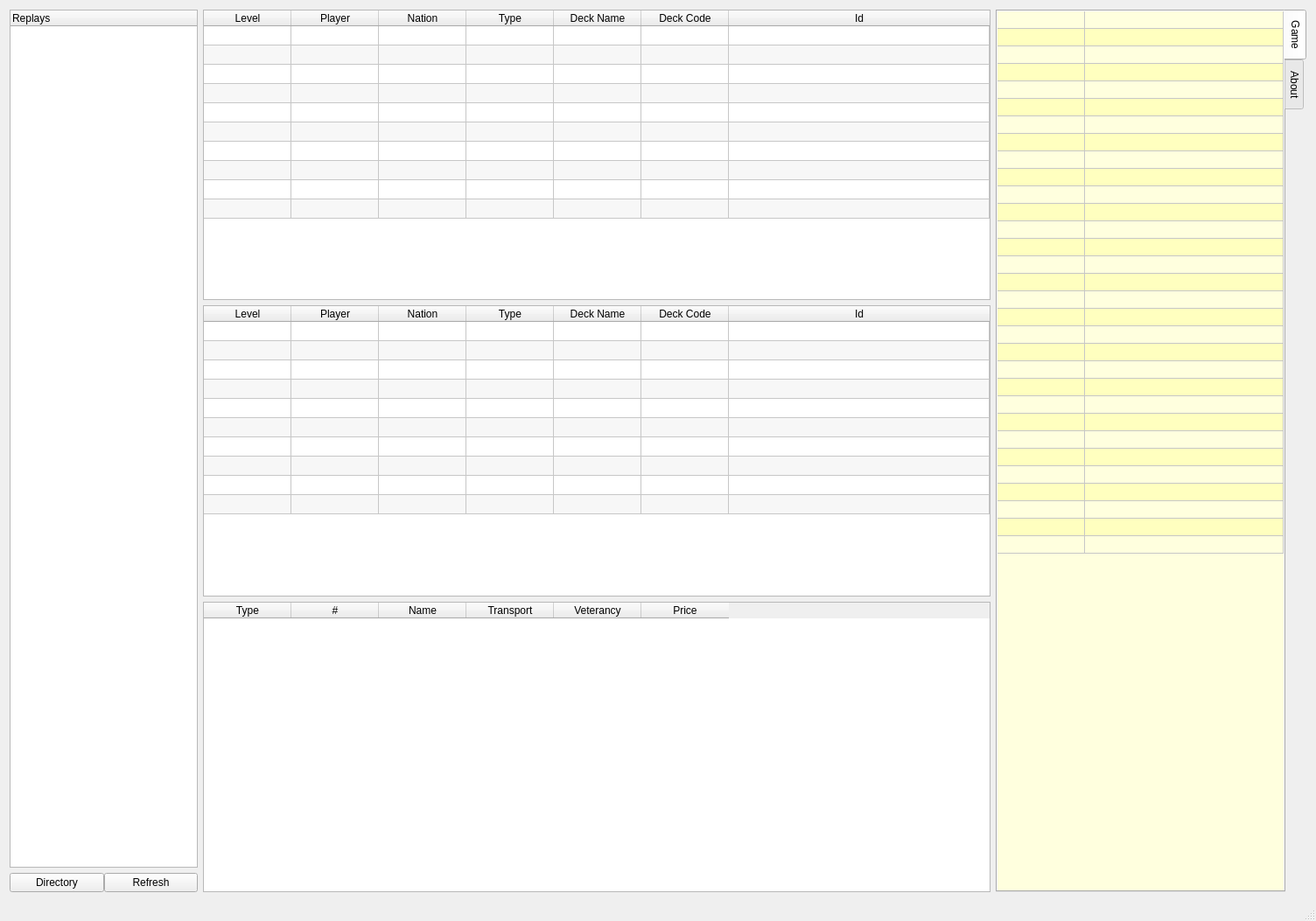
<?xml version="1.0" encoding="UTF-8"?>
<ui version="4.0">
 <class>MainWindow</class>
 <widget class="QMainWindow" name="MainWindow">
  <property name="geometry">
   <rect>
    <x>0</x>
    <y>0</y>
    <width>1501</width>
    <height>1053</height>
   </rect>
  </property>
  <property name="sizePolicy">
   <sizepolicy hsizetype="Preferred" vsizetype="Preferred">
    <horstretch>0</horstretch>
    <verstretch>0</verstretch>
   </sizepolicy>
  </property>
  <property name="windowTitle">
   <string>MainWindow</string>
  </property>
  <property name="windowIcon">
   <iconset>
    <normaloff>internet_browse.ico</normaloff>internet_browse.ico</iconset>
  </property>
  <widget class="QWidget" name="centralWidget">
   <layout class="QHBoxLayout" name="horizontalLayout_2">
    <item>
     <layout class="QVBoxLayout" name="verticalLayout">
      <property name="sizeConstraint">
       <enum>QLayout::SetMaximumSize</enum>
      </property>
      <item>
       <widget class="QTreeWidget" name="replayTable">
        <property name="sizePolicy">
         <sizepolicy hsizetype="Minimum" vsizetype="Expanding">
          <horstretch>0</horstretch>
          <verstretch>0</verstretch>
         </sizepolicy>
        </property>
        <property name="maximumSize">
         <size>
          <width>215</width>
          <height>16777215</height>
         </size>
        </property>
        <property name="verticalScrollBarPolicy">
         <enum>Qt::ScrollBarAsNeeded</enum>
        </property>
        <property name="horizontalScrollBarPolicy">
         <enum>Qt::ScrollBarAlwaysOff</enum>
        </property>
        <property name="alternatingRowColors">
         <bool>false</bool>
        </property>
        <column>
         <property name="text">
          <string>Replays</string>
         </property>
        </column>
       </widget>
      </item>
      <item>
       <layout class="QHBoxLayout" name="horizontalLayout">
        <property name="spacing">
         <number>0</number>
        </property>
        <property name="sizeConstraint">
         <enum>QLayout::SetDefaultConstraint</enum>
        </property>
        <item>
         <widget class="QPushButton" name="pushButton_dir">
          <property name="text">
           <string>Directory</string>
          </property>
         </widget>
        </item>
        <item>
         <widget class="QPushButton" name="pushButton_refresh">
          <property name="text">
           <string>Refresh</string>
          </property>
         </widget>
        </item>
       </layout>
      </item>
     </layout>
    </item>
    <item>
     <layout class="QVBoxLayout" name="verticalLayout_2">
      <item>
       <widget class="QTableWidget" name="topTable">
        <property name="minimumSize">
         <size>
          <width>900</width>
          <height>250</height>
         </size>
        </property>
        <property name="horizontalScrollBarPolicy">
         <enum>Qt::ScrollBarAlwaysOff</enum>
        </property>
        <property name="editTriggers">
         <set>QAbstractItemView::NoEditTriggers</set>
        </property>
        <property name="alternatingRowColors">
         <bool>true</bool>
        </property>
        <property name="selectionBehavior">
         <enum>QAbstractItemView::SelectRows</enum>
        </property>
        <property name="sortingEnabled">
         <bool>true</bool>
        </property>
        <property name="rowCount">
         <number>10</number>
        </property>
        <attribute name="horizontalHeaderMinimumSectionSize">
         <number>22</number>
        </attribute>
        <attribute name="horizontalHeaderShowSortIndicator" stdset="0">
         <bool>true</bool>
        </attribute>
        <attribute name="horizontalHeaderStretchLastSection">
         <bool>true</bool>
        </attribute>
        <attribute name="verticalHeaderVisible">
         <bool>false</bool>
        </attribute>
        <attribute name="verticalHeaderDefaultSectionSize">
         <number>22</number>
        </attribute>
        <attribute name="verticalHeaderMinimumSectionSize">
         <number>22</number>
        </attribute>
        <row/>
        <row/>
        <row/>
        <row/>
        <row/>
        <row/>
        <row/>
        <row/>
        <row/>
        <row/>
        <column>
         <property name="text">
          <string>Level</string>
         </property>
        </column>
        <column>
         <property name="text">
          <string>Player</string>
         </property>
        </column>
        <column>
         <property name="text">
          <string>Nation</string>
         </property>
        </column>
        <column>
         <property name="text">
          <string>Type</string>
         </property>
        </column>
        <column>
         <property name="text">
          <string>Deck Name</string>
         </property>
        </column>
        <column>
         <property name="text">
          <string>Deck Code</string>
         </property>
        </column>
        <column>
         <property name="text">
          <string>Id</string>
         </property>
        </column>
       </widget>
      </item>
      <item>
       <widget class="QTableWidget" name="bottomTable">
        <property name="minimumSize">
         <size>
          <width>900</width>
          <height>250</height>
         </size>
        </property>
        <property name="editTriggers">
         <set>QAbstractItemView::NoEditTriggers</set>
        </property>
        <property name="alternatingRowColors">
         <bool>true</bool>
        </property>
        <property name="selectionMode">
         <enum>QAbstractItemView::SingleSelection</enum>
        </property>
        <property name="selectionBehavior">
         <enum>QAbstractItemView::SelectRows</enum>
        </property>
        <property name="sortingEnabled">
         <bool>true</bool>
        </property>
        <property name="rowCount">
         <number>10</number>
        </property>
        <attribute name="horizontalHeaderMinimumSectionSize">
         <number>22</number>
        </attribute>
        <attribute name="horizontalHeaderStretchLastSection">
         <bool>true</bool>
        </attribute>
        <attribute name="verticalHeaderVisible">
         <bool>false</bool>
        </attribute>
        <attribute name="verticalHeaderDefaultSectionSize">
         <number>22</number>
        </attribute>
        <attribute name="verticalHeaderMinimumSectionSize">
         <number>22</number>
        </attribute>
        <row/>
        <row/>
        <row/>
        <row/>
        <row/>
        <row/>
        <row/>
        <row/>
        <row/>
        <row/>
        <column>
         <property name="text">
          <string>Level</string>
         </property>
        </column>
        <column>
         <property name="text">
          <string>Player</string>
         </property>
        </column>
        <column>
         <property name="text">
          <string>Nation</string>
         </property>
        </column>
        <column>
         <property name="text">
          <string>Type</string>
         </property>
        </column>
        <column>
         <property name="text">
          <string>Deck Name</string>
         </property>
        </column>
        <column>
         <property name="text">
          <string>Deck Code</string>
         </property>
         <property name="background">
          <color>
           <red>245</red>
           <green>245</green>
           <blue>245</blue>
          </color>
         </property>
        </column>
        <column>
         <property name="text">
          <string>Id</string>
         </property>
        </column>
       </widget>
      </item>
      <item>
       <widget class="QTableWidget" name="deckTable">
        <property name="editTriggers">
         <set>QAbstractItemView::NoEditTriggers</set>
        </property>
        <property name="selectionMode">
         <enum>QAbstractItemView::SingleSelection</enum>
        </property>
        <property name="selectionBehavior">
         <enum>QAbstractItemView::SelectRows</enum>
        </property>
        <column>
         <property name="text">
          <string>Type</string>
         </property>
        </column>
        <column>
         <property name="text">
          <string>#</string>
         </property>
        </column>
        <column>
         <property name="text">
          <string>Name</string>
         </property>
        </column>
        <column>
         <property name="text">
          <string>Transport</string>
         </property>
        </column>
        <column>
         <property name="text">
          <string>Veterancy</string>
         </property>
        </column>
        <column>
         <property name="text">
          <string>Price</string>
         </property>
        </column>
       </widget>
      </item>
     </layout>
    </item>
    <item>
     <widget class="QTabWidget" name="detailsTab">
      <property name="tabPosition">
       <enum>QTabWidget::East</enum>
      </property>
      <property name="tabShape">
       <enum>QTabWidget::Rounded</enum>
      </property>
      <property name="currentIndex">
       <number>0</number>
      </property>
      <property name="elideMode">
       <enum>Qt::ElideNone</enum>
      </property>
      <property name="documentMode">
       <bool>false</bool>
      </property>
      <property name="tabsClosable">
       <bool>false</bool>
      </property>
      <property name="tabBarAutoHide">
       <bool>false</bool>
      </property>
      <widget class="QWidget" name="gameTab">
       <attribute name="title">
        <string>Game</string>
       </attribute>
       <layout class="QVBoxLayout" name="verticalLayout_3">
        <property name="spacing">
         <number>0</number>
        </property>
        <property name="leftMargin">
         <number>0</number>
        </property>
        <property name="topMargin">
         <number>0</number>
        </property>
        <property name="rightMargin">
         <number>0</number>
        </property>
        <property name="bottomMargin">
         <number>0</number>
        </property>
        <item>
         <widget class="QTableWidget" name="gameTable">
          <property name="sizePolicy">
           <sizepolicy hsizetype="Minimum" vsizetype="Minimum">
            <horstretch>0</horstretch>
            <verstretch>0</verstretch>
           </sizepolicy>
          </property>
          <property name="minimumSize">
           <size>
            <width>325</width>
            <height>0</height>
           </size>
          </property>
          <property name="palette">
           <palette>
            <active>
             <colorrole role="Base">
              <brush brushstyle="SolidPattern">
               <color alpha="255">
                <red>255</red>
                <green>255</green>
                <blue>222</blue>
               </color>
              </brush>
             </colorrole>
             <colorrole role="AlternateBase">
              <brush brushstyle="SolidPattern">
               <color alpha="255">
                <red>255</red>
                <green>255</green>
                <blue>191</blue>
               </color>
              </brush>
             </colorrole>
            </active>
            <inactive>
             <colorrole role="Base">
              <brush brushstyle="SolidPattern">
               <color alpha="255">
                <red>255</red>
                <green>255</green>
                <blue>222</blue>
               </color>
              </brush>
             </colorrole>
             <colorrole role="AlternateBase">
              <brush brushstyle="SolidPattern">
               <color alpha="255">
                <red>255</red>
                <green>255</green>
                <blue>191</blue>
               </color>
              </brush>
             </colorrole>
            </inactive>
            <disabled>
             <colorrole role="Base">
              <brush brushstyle="SolidPattern">
               <color alpha="255">
                <red>240</red>
                <green>240</green>
                <blue>240</blue>
               </color>
              </brush>
             </colorrole>
             <colorrole role="AlternateBase">
              <brush brushstyle="SolidPattern">
               <color alpha="255">
                <red>255</red>
                <green>255</green>
                <blue>191</blue>
               </color>
              </brush>
             </colorrole>
            </disabled>
           </palette>
          </property>
          <property name="font">
           <font>
            <pointsize>8</pointsize>
           </font>
          </property>
          <property name="frameShape">
           <enum>QFrame::NoFrame</enum>
          </property>
          <property name="frameShadow">
           <enum>QFrame::Plain</enum>
          </property>
          <property name="lineWidth">
           <number>0</number>
          </property>
          <property name="verticalScrollBarPolicy">
           <enum>Qt::ScrollBarAsNeeded</enum>
          </property>
          <property name="horizontalScrollBarPolicy">
           <enum>Qt::ScrollBarAlwaysOff</enum>
          </property>
          <property name="alternatingRowColors">
           <bool>true</bool>
          </property>
          <property name="selectionMode">
           <enum>QAbstractItemView::NoSelection</enum>
          </property>
          <property name="gridStyle">
           <enum>Qt::SolidLine</enum>
          </property>
          <property name="rowCount">
           <number>31</number>
          </property>
          <attribute name="horizontalHeaderVisible">
           <bool>false</bool>
          </attribute>
          <attribute name="horizontalHeaderMinimumSectionSize">
           <number>20</number>
          </attribute>
          <attribute name="horizontalHeaderStretchLastSection">
           <bool>true</bool>
          </attribute>
          <attribute name="verticalHeaderVisible">
           <bool>false</bool>
          </attribute>
          <attribute name="verticalHeaderDefaultSectionSize">
           <number>20</number>
          </attribute>
          <attribute name="verticalHeaderMinimumSectionSize">
           <number>20</number>
          </attribute>
          <row/>
          <row/>
          <row/>
          <row/>
          <row/>
          <row/>
          <row/>
          <row/>
          <row/>
          <row/>
          <row/>
          <row/>
          <row/>
          <row/>
          <row/>
          <row/>
          <row/>
          <row/>
          <row/>
          <row/>
          <row/>
          <row/>
          <row/>
          <row/>
          <row/>
          <row/>
          <row/>
          <row/>
          <row/>
          <row/>
          <row/>
          <column>
           <property name="text">
            <string>Property</string>
           </property>
          </column>
          <column>
           <property name="text">
            <string>Value</string>
           </property>
          </column>
         </widget>
        </item>
       </layout>
      </widget>
      <widget class="QWidget" name="aboutTab">
       <property name="enabled">
        <bool>true</bool>
       </property>
       <attribute name="title">
        <string>About</string>
       </attribute>
       <layout class="QVBoxLayout" name="verticalLayout_4">
        <property name="leftMargin">
         <number>2</number>
        </property>
        <property name="topMargin">
         <number>2</number>
        </property>
        <property name="rightMargin">
         <number>2</number>
        </property>
        <property name="bottomMargin">
         <number>2</number>
        </property>
        <item>
         <widget class="QTextBrowser" name="textBrowser">
          <property name="palette">
           <palette>
            <active>
             <colorrole role="Base">
              <brush brushstyle="SolidPattern">
               <color alpha="255">
                <red>255</red>
                <green>255</green>
                <blue>222</blue>
               </color>
              </brush>
             </colorrole>
            </active>
            <inactive>
             <colorrole role="Base">
              <brush brushstyle="SolidPattern">
               <color alpha="255">
                <red>255</red>
                <green>255</green>
                <blue>222</blue>
               </color>
              </brush>
             </colorrole>
            </inactive>
            <disabled>
             <colorrole role="Base">
              <brush brushstyle="SolidPattern">
               <color alpha="255">
                <red>240</red>
                <green>240</green>
                <blue>240</blue>
               </color>
              </brush>
             </colorrole>
            </disabled>
           </palette>
          </property>
          <property name="html">
           <string>&lt;!DOCTYPE HTML PUBLIC &quot;-//W3C//DTD HTML 4.0//EN&quot; &quot;http://www.w3.org/TR/REC-html40/strict.dtd&quot;&gt;
&lt;html&gt;&lt;head&gt;&lt;meta name=&quot;qrichtext&quot; content=&quot;1&quot; /&gt;&lt;style type=&quot;text/css&quot;&gt;
p, li { white-space: pre-wrap; }
&lt;/style&gt;&lt;/head&gt;&lt;body style=&quot; font-family:'MS Shell Dlg 2'; font-size:8.25pt; font-weight:400; font-style:normal;&quot;&gt;
&lt;p style=&quot;-qt-paragraph-type:empty; margin-top:0px; margin-bottom:0px; margin-left:0px; margin-right:0px; -qt-block-indent:0; text-indent:0px;&quot;&gt;&lt;br /&gt;&lt;/p&gt;&lt;/body&gt;&lt;/html&gt;</string>
          </property>
         </widget>
        </item>
       </layout>
      </widget>
     </widget>
    </item>
   </layout>
  </widget>
  <widget class="QStatusBar" name="statusBar"/>
 </widget>
 <layoutdefault spacing="6" margin="11"/>
 <resources/>
 <connections/>
</ui>
